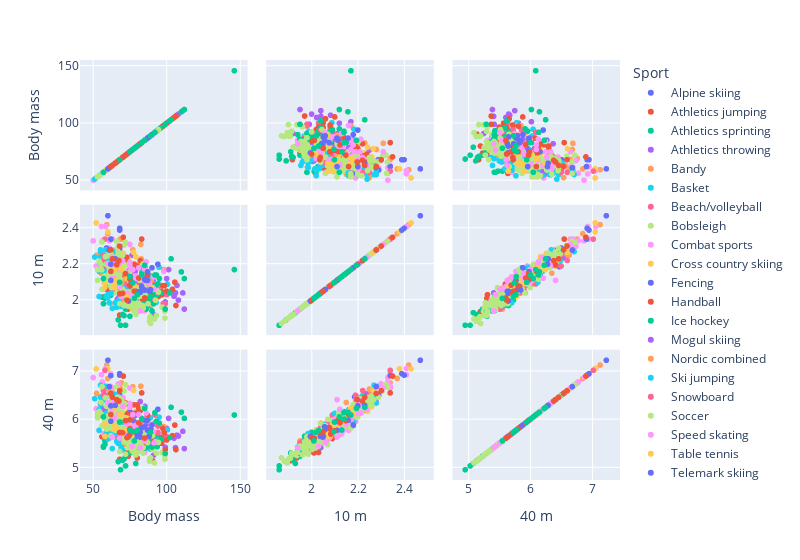

Here is the notebook cell this chart was saved with:
### Code cell
distances_bmi = px.scatter_matrix(bmi_40m_scatter, 
          dimensions=["Body mass","10 m","40 m"],
          color="Sport", 
          width=800)

distances_bmi.show()

### Figure 1 — Plotly figure (JSON) as saved in the notebook; plotly's stock layout.template omitted (floating-point values rounded to 4 significant figures; data arrays with more than 128 entries replaced by an {"elided": "..."} marker saying what was removed)
{"data": [{"dimensions": [{"axis": {"matches": true}, "label": "Body mass", "values": [77.0, 81.0, 81.0, 82.0, 83.0, 85.0, 85.0, 85.0, 86.0, 86.0, 87.0, 87.0, 92.0, 55.9, 64.3, 64.6, 65.0, 66.5, 67.0, 68.0, 68.0, 69.8, 71.1]}, {"axis": {"matches": true}, "label": "10 m", "values": [2.019, 2.044, 2.096, 2.052, 2.105, 1.983, 2.039, 1.989, 2.137, 2.025, 2.011, 2.017, 2.037, 2.186, 2.192, 2.217, 2.11, 2.203, 2.186, 2.129, 2.288, 2.204, 2.228]}, {"axis": {"matches": true}, "label": "40 m", "values": [5.636, 5.645, 5.787, 5.667, 5.825, 5.452, 5.585, 5.512, 5.86, 5.434, 5.552, 5.715, 5.68, 6.47, 6.197, 6.403, 5.95, 6.387, 6.319, 5.974, 6.507, 6.399, 6.341]}], "hovertemplate": "Sport=Alpine skiing<br>%{xaxis.title.text}=%{x}<br>%{yaxis.title.text}=%{y}<extra></extra>", "legendgroup": "Alpine skiing", "marker": {"color": "#636efa", "symbol": "circle"}, "name": "Alpine skiing", "showlegend": true, "type": "splom"}, {"dimensions": [{"axis": {"matches": true}, "label": "Body mass", "values": [68.0, 72.0, 73.8, 75.0, 75.0, 78.3, 80.0, 84.2, 90.4, 56.0, 59.0, 59.3, 60.0, 61.0, 61.0, 61.9, 65.0]}, {"axis": {"matches": true}, "label": "10 m", "values": [1.917, 2.01, 1.95, 1.98, 1.97, 2.03, 1.936, 2.03, 1.91, 2.017, 2.06, 2.09, 2.176, 2.171, 2.119, 2.04, 2.09]}, {"axis": {"matches": true}, "label": "40 m", "values": [5.168, 5.3, 5.23, 5.433, 5.31, 5.31, 5.196, 5.43, 5.14, 5.64, 5.694, 5.6, 6.113, 6.014, 5.893, 5.65, 5.68]}], "hovertemplate": "Sport=Athletics jumping<br>%{xaxis.title.text}=%{x}<br>%{yaxis.title.text}=%{y}<extra></extra>", "legendgroup": "Athletics jumping", "marker": {"color": "#EF553B", "symbol": "circle"}, "name": "Athletics jumping", "showlegend": true, "type": "splom"}, {"dimensions": [{"axis": {"matches": true}, "label": "Body mass", "values": [67.0, 68.6, 70.0, 71.0, 72.0, 72.0, 75.0, 79.0, 57.0, 57.0, 58.0, 58.0, 62.0]}, {"axis": {"matches": true}, "label": "10 m", "values": [1.89, 1.86, 1.92, 1.914, 1.95, 1.86, 1.91, 1.93, 1.98, 1.98, 2.011, 2.02, 2.028]}, {"axis": {"matches": true}, "label": "40 m", "values": [5.12, 4.95, 5.15, 5.175, 5.23, 5.03, 5.3, 5.081, 5.44, 5.42, 5.48, 5.55, 5.641]}], "hovertemplate": "Sport=Athletics sprinting<br>%{xaxis.title.text}=%{x}<br>%{yaxis.title.text}=%{y}<extra></extra>", "legendgroup": "Athletics sprinting", "marker": {"color": "#00cc96", "symbol": "circle"}, "name": "Athletics sprinting", "showlegend": true, "type": "splom"}, {"dimensions": [{"axis": {"matches": true}, "label": "Body mass", "values": [83.0, 90.0, 90.7, 91.0, 97.0, 99.0, 100.0, 101.3, 105.0, 106.0, 107.0, 108.0, 111.0, 112.0, 63.7, 66.0, 71.2, 75.0, 76.0, 76.1, 76.4, 78.8, 82.0, 85.2]}, {"axis": {"matches": true}, "label": "10 m", "values": [1.968, 2.0, 2.11, 1.92, 2.032, 1.99, 2.12, 2.17, 2.022, 2.04, 2.082, 2.0, 2.04, 1.95, 2.06, 2.18, 2.1, 2.17, 2.18, 2.08, 2.25, 2.17, 2.22, 2.18]}, {"axis": {"matches": true}, "label": "40 m", "values": [5.47, 5.48, 5.68, 5.25, 5.569, 5.42, 5.81, 6.02, 5.607, 5.41, 5.67, 5.652, 5.75, 5.39, 5.72, 6.05, 6.02, 5.93, 6.02, 5.98, 6.3, 6.16, 6.37, 6.27]}], "hovertemplate": "Sport=Athletics throwing<br>%{xaxis.title.text}=%{x}<br>%{yaxis.title.text}=%{y}<extra></extra>", "legendgroup": "Athletics throwing", "marker": {"color": "#ab63fa", "symbol": "circle"}, "name": "Athletics throwing", "showlegend": true, "type": "splom"}, {"dimensions": [{"axis": {"matches": true}, "label": "Body mass", "values": [64.5, 66.3, 69.0, 69.4, 69.7, 71.5, 71.6, 72.2, 72.3, 75.1, 76.7, 77.3, 77.4, 77.5, 79.2, 79.7, 82.1, 82.7, 83.1, 84.3, 89.5, 91.7, 98.0, 52.3, 55.3, 57.2, 59.2, 59.9, 60.2, 61.8, 62.9, 68.2, 68.3, 69.2, 77.0, 82.4]}, {"axis": {"matches": true}, "label": "10 m", "values": [2.09, 2.04, 2.06, 2.17, 2.13, 2.11, 2.11, 2.08, 2.06, 2.08, 2.09, 2.08, 2.05, 2.11, 2.04, 2.08, 1.95, 2.23, 2.15, 2.15, 2.11, 2.04, 2.17, 2.25, 2.15, 2.2, 2.42, 2.37, 2.25, 2.25, 2.25, 2.22, 2.34, 2.34, 2.28, 2.31]}, {"axis": {"matches": true}, "label": "40 m", "values": [5.8, 5.57, 5.74, 6.01, 5.8, 5.87, 5.91, 5.8, 5.64, 5.63, 5.8, 5.72, 5.8, 5.76, 5.62, 5.67, 5.55, 6.22, 6.0, 5.92, 5.89, 5.92, 5.85, 6.54, 6.35, 6.46, 7.13, 6.85, 6.63, 6.54, 6.57, 6.32, 6.65, 6.76, 6.68, 6.69]}], "hovertemplate": "Sport=Bandy<br>%{xaxis.title.text}=%{x}<br>%{yaxis.title.text}=%{y}<extra></extra>", "legendgroup": "Bandy", "marker": {"color": "#FFA15A", "symbol": "circle"}, "name": "Bandy", "showlegend": true, "type": "splom"}, {"dimensions": [{"axis": {"matches": true}, "label": "Body mass", "values": [69.9, 74.9, 77.7, 86.0, 88.0, 88.8, 88.8, 92.8, 94.8, 100.5]}, {"axis": {"matches": true}, "label": "10 m", "values": [2.017, 2.053, 2.114, 2.046, 1.996, 2.136, 1.968, 1.987, 2.183, 2.088]}, {"axis": {"matches": true}, "label": "40 m", "values": [5.624, 5.786, 5.97, 5.702, 5.561, 6.031, 5.38, 5.559, 6.046, 5.782]}], "hovertemplate": "Sport=Basket<br>%{xaxis.title.text}=%{x}<br>%{yaxis.title.text}=%{y}<extra></extra>", "legendgroup": "Basket", "marker": {"color": "#19d3f3", "symbol": "circle"}, "name": "Basket", "showlegend": true, "type": "splom"}, {"dimensions": [{"axis": {"matches": true}, "label": "Body mass", "values": [70.3, 71.2, 74.9, 81.5, 85.0, 85.5, 86.0, 86.0, 87.2, 87.2, 88.0, 88.0, 88.0, 89.4, 90.0, 90.1, 91.0, 92.0, 94.0, 94.5, 97.6, 99.0, 100.0]}, {"axis": {"matches": true}, "label": "10 m", "values": [2.12, 2.04, 2.09, 2.02, 2.08, 2.03, 2.12, 2.05, 2.06, 2.04, 1.98, 1.97, 2.06, 2.05, 2.0, 2.008, 1.98, 2.09, 2.08, 2.08, 1.98, 1.98, 2.03]}, {"axis": {"matches": true}, "label": "40 m", "values": [6.1, 5.84, 5.93, 5.64, 5.77, 5.76, 6.03, 5.85, 5.9, 5.71, 5.66, 5.59, 5.86, 5.8, 5.629, 5.59, 5.61, 6.09, 5.86, 5.91, 5.58, 5.61, 5.64]}], "hovertemplate": "Sport=Beach/volleyball<br>%{xaxis.title.text}=%{x}<br>%{yaxis.title.text}=%{y}<extra></extra>", "legendgroup": "Beach/volleyball", "marker": {"color": "#FF6692", "symbol": "circle"}, "name": "Beach/volleyball", "showlegend": true, "type": "splom"}, {"dimensions": [{"axis": {"matches": true}, "label": "Body mass", "values": [88.3, 88.5, 88.7, 90.3, 91.7, 93.0, 96.9, 98.8, 98.8]}, {"axis": {"matches": true}, "label": "10 m", "values": [1.882, 1.903, 1.908, 1.977, 1.895, 1.914, 1.961, 1.937, 1.9]}, {"axis": {"matches": true}, "label": "40 m", "values": [5.13, 5.185, 5.191, 5.38, 5.092, 5.295, 5.306, 5.247, 5.169]}], "hovertemplate": "Sport=Bobsleigh<br>%{xaxis.title.text}=%{x}<br>%{yaxis.title.text}=%{y}<extra></extra>", "legendgroup": "Bobsleigh", "marker": {"color": "#B6E880", "symbol": "circle"}, "name": "Bobsleigh", "showlegend": true, "type": "splom"}, {"dimensions": [{"axis": {"matches": true}, "label": "Body mass", "values": [57.1, 58.0, 58.0, 62.0, 63.0, 64.0, 64.5, 64.9, 66.0, 67.0, 67.0, 69.8, 71.0, 72.0, 73.2, 73.6, 74.0, 74.0, 75.0, 76.0, 79.8, 83.0, 84.0, 84.0, 84.1, 85.0, 85.0, 85.5, 87.9, 91.3, 95.0, 98.0, 50.0, 52.0, 55.6, 56.2, 57.0, 57.5, 58.5, 61.0, 61.0, 61.6, 62.0, 63.0, 63.0, 65.0, 67.2, 70.0, 70.3]}, {"axis": {"matches": true}, "label": "10 m", "values": [2.062, 2.12, 2.11, 2.08, 2.14, 2.039, 2.11, 2.17, 2.19, 2.08, 2.05, 2.24, 2.08, 1.97, 2.079, 2.105, 2.17, 2.02, 2.02, 1.97, 2.037, 2.17, 2.08, 2.06, 2.109, 2.06, 1.94, 2.0, 2.099, 2.06, 2.09, 2.16, 2.33, 2.19, 2.41, 2.33, 2.22, 2.17, 2.41, 2.33, 2.29, 2.34, 2.34, 2.34, 2.26, 2.28, 2.3, 2.26, 2.25]}, {"axis": {"matches": true}, "label": "40 m", "values": [5.705, 5.91, 6.41, 5.77, 5.91, 5.682, 5.87, 6.0, 5.95, 5.9, 5.78, 6.36, 5.84, 5.55, 5.702, 5.779, 6.18, 5.74, 5.62, 5.47, 5.603, 5.87, 5.78, 5.61, 5.859, 5.86, 5.31, 5.37, 5.887, 5.74, 5.7, 5.77, 6.87, 6.22, 6.93, 6.78, 6.41, 6.18, 7.06, 6.69, 6.69, 6.69, 6.95, 6.66, 6.41, 6.39, 6.74, 6.44, 6.45]}], "hovertemplate": "Sport=Combat sports<br>%{xaxis.title.text}=%{x}<br>%{yaxis.title.text}=%{y}<extra></extra>", "legendgroup": "Combat sports", "marker": {"color": "#FF97FF", "symbol": "circle"}, "name": "Combat sports", "showlegend": true, "type": "splom"}, {"dimensions": [{"axis": {"matches": true}, "label": "Body mass", "values": [66.0, 69.0, 70.5, 71.0, 72.0, 72.0, 72.0, 73.5, 74.0, 76.5, 78.0, 79.0, 79.0, 80.0, 80.0, 52.0, 53.0, 60.0, 60.0, 61.0, 63.0, 64.5, 66.0]}, {"axis": {"matches": true}, "label": "10 m", "values": [2.16, 2.121, 2.26, 2.06, 2.05, 2.148, 2.133, 2.14, 2.23, 1.95, 2.05, 1.98, 2.242, 2.0, 2.198, 2.43, 2.17, 2.16, 2.38, 2.28, 2.28, 2.25, 2.19]}, {"axis": {"matches": true}, "label": "40 m", "values": [6.05, 5.799, 6.262, 5.64, 5.75, 6.05, 5.979, 6.05, 6.176, 5.34, 5.77, 5.37, 6.166, 5.53, 6.286, 7.05, 6.12, 6.05, 7.05, 6.52, 6.5, 6.42, 6.4]}], "hovertemplate": "Sport=Cross country skiing<br>%{xaxis.title.text}=%{x}<br>%{yaxis.title.text}=%{y}<extra></extra>", "legendgroup": "Cross country skiing", "marker": {"color": "#FECB52", "symbol": "circle"}, "name": "Cross country skiing", "showlegend": true, "type": "splom"}, {"dimensions": [{"axis": {"matches": true}, "label": "Body mass", "values": [68.7, 74.0, 74.1, 74.7, 75.0, 76.4, 78.0, 78.0, 78.0, 94.0, 59.0, 62.0, 66.0, 68.0, 68.0]}, {"axis": {"matches": true}, "label": "10 m", "values": [2.099, 2.07, 2.13, 2.16, 2.14, 2.124, 2.18, 2.192, 2.09, 2.2, 2.29, 2.34, 2.28, 2.4, 2.39]}, {"axis": {"matches": true}, "label": "40 m", "values": [5.878, 5.81, 5.95, 6.05, 6.16, 5.95, 6.08, 6.112, 5.94, 6.21, 6.5, 6.91, 6.44, 6.92, 6.95]}], "hovertemplate": "Sport=Fencing<br>%{xaxis.title.text}=%{x}<br>%{yaxis.title.text}=%{y}<extra></extra>", "legendgroup": "Fencing", "marker": {"color": "#636efa", "symbol": "circle"}, "name": "Fencing", "showlegend": true, "type": "splom"}, {"dimensions": [{"axis": {"matches": true}, "label": "Body mass", "values": [77.7, 79.4, 83.7, 84.5, 85.0, 85.3, 86.7, 89.0, 94.4, 96.2, 96.6, 97.4, 98.4, 99.0, 100.0, 103.9, 105.5, 106.3, 61.0, 63.0, 66.0, 66.0, 66.0, 67.4, 68.0, 68.0, 69.0, 69.5, 69.6, 70.0, 71.0, 71.0, 71.5, 72.0, 72.0, 72.0, 72.8, 73.4, 73.4, 75.0, 77.0, 77.5, 78.0, 78.1, 79.0, 80.0, 81.0, 82.0, 83.0, 87.0]}, {"axis": {"matches": true}, "label": "10 m", "values": [1.986, 2.01, 2.0, 1.972, 2.04, 2.0, 2.06, 2.03, 2.02, 2.05, 2.03, 2.08, 2.08, 1.95, 2.05, 2.06, 2.1, 1.97, 2.04, 2.08, 2.11, 2.12, 2.23, 2.18, 2.15, 2.04, 2.12, 2.15, 2.12, 2.03, 2.09, 2.15, 2.22, 2.04, 2.15, 2.09, 2.239, 2.149, 2.0, 2.15, 2.2, 2.17, 2.2, 2.18, 2.18, 2.19, 2.18, 2.22, 2.34, 2.14]}, {"axis": {"matches": true}, "label": "40 m", "values": [5.624, 5.52, 5.53, 5.473, 5.69, 5.47, 5.54, 5.55, 5.53, 5.62, 5.5, 5.81, 5.72, 5.37, 5.57, 5.66, 5.88, 5.37, 5.69, 5.83, 5.96, 6.04, 6.24, 6.21, 6.08, 5.66, 5.91, 6.02, 5.88, 5.55, 5.93, 6.1, 6.35, 5.69, 5.88, 5.9, 6.328, 6.118, 5.52, 6.02, 6.12, 6.07, 6.3, 6.1, 6.13, 6.3, 6.23, 6.18, 6.55, 6.08]}], "hovertemplate": "Sport=Handball<br>%{xaxis.title.text}=%{x}<br>%{yaxis.title.text}=%{y}<extra></extra>", "legendgroup": "Handball", "marker": {"color": "#EF553B", "symbol": "circle"}, "name": "Handball", "showlegend": true, "type": "splom"}, {"dimensions": [{"axis": {"matches": true}, "label": "Body mass", "values": [75.5, 77.0, 79.0, 80.0, 80.5, 81.5, 83.0, 83.0, 83.0, 83.5, 86.0, 86.0, 86.5, 87.0, 87.0, 88.0, 88.0, 88.0, 88.0, 89.0, 90.0, 91.0, 92.0, 92.0, 92.5, 93.0, 93.0, 93.5, 94.0, 95.0, 96.0, 99.0, 102.0, 112.0]}, {"axis": {"matches": true}, "label": "10 m", "values": [2.02, 1.98, 2.03, 2.02, 1.94, 2.18, 2.03, 2.08, 2.15, 1.98, 1.95, 1.97, 1.98, 2.03, 1.98, 2.051, 2.0, 2.08, 2.0, 2.06, 1.94, 1.98, 2.08, 2.046, 2.03, 2.04, 2.14, 2.03, 2.09, 2.12, 2.04, 1.95, 2.04, 2.12]}, {"axis": {"matches": true}, "label": "40 m", "values": [5.5, 5.37, 5.61, 5.43, 5.38, 5.87, 5.59, 5.81, 6.02, 5.35, 5.41, 5.65, 5.43, 5.62, 5.59, 5.64, 5.59, 5.73, 5.73, 5.68, 5.42, 5.49, 5.67, 5.658, 5.66, 5.68, 5.96, 5.43, 5.721, 5.92, 5.59, 5.29, 5.62, 6.02]}], "hovertemplate": "Sport=Ice hockey<br>%{xaxis.title.text}=%{x}<br>%{yaxis.title.text}=%{y}<extra></extra>", "legendgroup": "Ice hockey", "marker": {"color": "#00cc96", "symbol": "circle"}, "name": "Ice hockey", "showlegend": true, "type": "splom"}, {"dimensions": [{"axis": {"matches": true}, "label": "Body mass", "values": [64.6, 66.5, 67.0, 67.7, 67.8, 69.0, 69.8, 74.0, 75.0, 77.0, 78.0, 79.0, 79.4, 86.0, 55.4, 58.0, 61.9, 65.9, 78.6]}, {"axis": {"matches": true}, "label": "10 m", "values": [2.114, 2.005, 2.01, 2.014, 2.06, 2.012, 2.051, 2.05, 2.06, 2.08, 2.054, 2.09, 2.0, 2.1, 2.201, 2.17, 2.235, 2.12, 2.16]}, {"axis": {"matches": true}, "label": "40 m", "values": [5.721, 5.519, 5.61, 5.639, 5.665, 5.588, 5.763, 5.69, 5.62, 5.69, 5.699, 5.91, 5.46, 5.873, 6.238, 6.2, 6.528, 5.92, 6.081]}], "hovertemplate": "Sport=Mogul skiing<br>%{xaxis.title.text}=%{x}<br>%{yaxis.title.text}=%{y}<extra></extra>", "legendgroup": "Mogul skiing", "marker": {"color": "#ab63fa", "symbol": "circle"}, "name": "Mogul skiing", "showlegend": true, "type": "splom"}, {"dimensions": [{"axis": {"matches": true}, "label": "Body mass", "values": [61.5, 63.0, 65.0, 66.0, 67.0, 67.0, 68.0, 68.0, 69.0, 69.0, 70.0, 70.0, 71.0, 71.0, 71.0, 72.0, 72.0, 72.0, 72.0, 72.5, 73.0, 80.5]}, {"axis": {"matches": true}, "label": "10 m", "values": [1.982, 2.11, 2.06, 2.12, 1.99, 2.116, 2.066, 2.04, 1.99, 2.061, 2.0, 2.015, 1.985, 1.972, 2.096, 2.02, 2.03, 2.118, 2.09, 1.976, 2.068, 2.058]}, {"axis": {"matches": true}, "label": "40 m", "values": [5.616, 5.94, 5.75, 5.84, 5.57, 5.99, 5.547, 5.69, 5.49, 5.826, 5.56, 5.568, 5.507, 5.479, 5.915, 5.71, 5.62, 5.679, 5.8, 5.497, 5.782, 5.769]}], "hovertemplate": "Sport=Nordic combined<br>%{xaxis.title.text}=%{x}<br>%{yaxis.title.text}=%{y}<extra></extra>", "legendgroup": "Nordic combined", "marker": {"color": "#FFA15A", "symbol": "circle"}, "name": "Nordic combined", "showlegend": true, "type": "splom"}, {"dimensions": [{"axis": {"matches": true}, "label": "Body mass", "values": [54.0, 58.0, 58.0, 59.0, 59.0, 60.0, 60.0, 60.0, 61.0, 62.0, 63.0, 63.0, 63.0, 64.0, 64.0, 65.0, 65.0, 65.0, 66.0, 67.0, 68.0, 69.0, 70.0, 70.5, 71.0, 71.0, 72.0, 74.0, 51.0, 54.0, 55.0, 55.0, 55.0, 55.0, 56.0, 58.0, 58.5, 60.0, 62.0]}, {"axis": {"matches": true}, "label": "10 m", "values": [2.02, 2.155, 2.1, 2.1, 2.02, 2.029, 2.031, 2.014, 1.985, 2.038, 2.116, 2.09, 1.954, 2.061, 2.183, 2.071, 1.985, 2.27, 1.96, 1.987, 2.007, 1.966, 1.965, 2.023, 2.06, 2.07, 2.054, 2.056, 2.24, 2.16, 2.27, 2.28, 2.24, 2.2, 2.23, 2.23, 2.28, 2.22, 2.19]}, {"axis": {"matches": true}, "label": "40 m", "values": [5.77, 5.97, 5.9, 6.124, 5.71, 5.589, 5.605, 5.613, 5.619, 5.682, 6.133, 6.02, 5.391, 5.758, 5.964, 5.742, 5.703, 6.52, 5.54, 5.499, 5.57, 5.417, 5.367, 5.622, 5.89, 5.77, 5.736, 5.684, 6.43, 6.2, 6.71, 6.34, 6.46, 6.31, 6.37, 6.42, 6.69, 6.49, 6.5]}], "hovertemplate": "Sport=Ski jumping<br>%{xaxis.title.text}=%{x}<br>%{yaxis.title.text}=%{y}<extra></extra>", "legendgroup": "Ski jumping", "marker": {"color": "#19d3f3", "symbol": "circle"}, "name": "Ski jumping", "showlegend": true, "type": "splom"}, {"dimensions": [{"axis": {"matches": true}, "label": "Body mass", "values": [65.0, 73.0, 77.0, 77.5, 78.0, 80.0, 80.0, 82.0, 94.0, 57.0, 57.0, 58.0, 60.0, 65.0]}, {"axis": {"matches": true}, "label": "10 m", "values": [2.06, 2.09, 1.98, 2.08, 1.95, 2.06, 2.079, 2.07, 2.04, 2.25, 2.221, 2.34, 2.19, 2.193]}, {"axis": {"matches": true}, "label": "40 m", "values": [5.81, 6.03, 5.58, 5.76, 5.51, 5.69, 5.814, 5.89, 5.725, 6.5, 6.598, 7.02, 6.5, 6.411]}], "hovertemplate": "Sport=Snowboard<br>%{xaxis.title.text}=%{x}<br>%{yaxis.title.text}=%{y}<extra></extra>", "legendgroup": "Snowboard", "marker": {"color": "#FF6692", "symbol": "circle"}, "name": "Snowboard", "showlegend": true, "type": "splom"}, {"dimensions": [{"axis": {"matches": true}, "label": "Body mass", "values": {"elided": "149 float values"}}, {"axis": {"matches": true}, "label": "10 m", "values": {"elided": "149 float values"}}, {"axis": {"matches": true}, "label": "40 m", "values": {"elided": "149 float values"}}], "hovertemplate": "Sport=Soccer<br>%{xaxis.title.text}=%{x}<br>%{yaxis.title.text}=%{y}<extra></extra>", "legendgroup": "Soccer", "marker": {"color": "#B6E880", "symbol": "circle"}, "name": "Soccer", "showlegend": true, "type": "splom"}, {"dimensions": [{"axis": {"matches": true}, "label": "Body mass", "values": [63.0, 64.0, 68.0, 69.0, 73.0, 73.0, 75.0, 76.5, 77.0, 79.0, 79.0, 79.0, 80.0, 81.0, 82.0, 83.5, 85.0, 85.0, 86.0, 88.0, 91.0, 91.5, 60.0, 63.0, 63.0, 64.5, 64.5, 67.5, 68.0, 70.0, 75.0, 75.0, 75.0, 77.0]}, {"axis": {"matches": true}, "label": "10 m", "values": [2.11, 2.2, 2.076, 2.02, 2.15, 2.04, 2.1, 2.03, 2.099, 2.12, 2.13, 2.135, 2.12, 2.18, 1.94, 2.07, 2.172, 2.06, 2.213, 2.086, 2.13, 2.06, 2.204, 2.239, 2.122, 2.2, 2.12, 2.2, 2.17, 2.22, 2.209, 2.19, 2.31, 2.17]}, {"axis": {"matches": true}, "label": "40 m", "values": [5.63, 6.35, 5.61, 5.74, 5.9, 5.68, 6.0, 5.44, 5.859, 5.87, 5.7, 5.764, 5.73, 6.1, 5.41, 5.61, 6.003, 5.55, 6.132, 5.806, 5.75, 5.51, 6.347, 6.206, 6.211, 6.41, 6.02, 6.12, 6.12, 6.27, 6.331, 6.25, 6.65, 6.1]}], "hovertemplate": "Sport=Speed skating<br>%{xaxis.title.text}=%{x}<br>%{yaxis.title.text}=%{y}<extra></extra>", "legendgroup": "Speed skating", "marker": {"color": "#FF97FF", "symbol": "circle"}, "name": "Speed skating", "showlegend": true, "type": "splom"}, {"dimensions": [{"axis": {"matches": true}, "label": "Body mass", "values": [58.0, 58.0, 64.1, 64.2, 64.4, 65.7, 68.5, 69.4, 72.8, 73.5, 77.5, 78.0, 89.4]}, {"axis": {"matches": true}, "label": "10 m", "values": [2.092, 2.073, 2.088, 2.07, 2.17, 2.11, 2.179, 2.17, 2.02, 2.12, 2.266, 2.081, 2.07]}, {"axis": {"matches": true}, "label": "40 m", "values": [5.905, 5.643, 5.871, 5.81, 6.24, 5.82, 6.107, 6.1, 5.783, 6.02, 6.604, 5.672, 5.76]}], "hovertemplate": "Sport=Table tennis<br>%{xaxis.title.text}=%{x}<br>%{yaxis.title.text}=%{y}<extra></extra>", "legendgroup": "Table tennis", "marker": {"color": "#FECB52", "symbol": "circle"}, "name": "Table tennis", "showlegend": true, "type": "splom"}, {"dimensions": [{"axis": {"matches": true}, "label": "Body mass", "values": [74.0, 79.0, 80.0, 82.0, 82.0, 83.0, 85.0, 85.0, 87.0, 87.0, 88.0, 89.0, 90.0, 60.0, 61.0, 62.0, 62.0, 65.0]}, {"axis": {"matches": true}, "label": "10 m", "values": [1.995, 2.049, 2.038, 2.049, 2.043, 2.076, 2.056, 2.115, 2.11, 2.158, 2.05, 2.059, 2.18, 2.47, 2.279, 2.11, 2.2, 2.23]}, {"axis": {"matches": true}, "label": "40 m", "values": [5.644, 5.73, 5.643, 5.631, 5.733, 5.83, 5.845, 5.982, 5.771, 5.981, 5.65, 5.791, 5.882, 7.23, 6.679, 5.96, 6.28, 6.29]}], "hovertemplate": "Sport=Telemark skiing<br>%{xaxis.title.text}=%{x}<br>%{yaxis.title.text}=%{y}<extra></extra>", "legendgroup": "Telemark skiing", "marker": {"color": "#636efa", "symbol": "circle"}, "name": "Telemark skiing", "showlegend": true, "type": "splom"}, {"dimensions": [{"axis": {"matches": true}, "label": "Body mass", "values": [68.0, 70.0, 72.0, 73.0, 75.0, 75.0, 75.0, 76.0, 78.0, 81.0, 85.0, 62.0, 62.0, 63.0, 66.0, 67.5, 68.0, 70.5]}, {"axis": {"matches": true}, "label": "10 m", "values": [2.035, 2.038, 2.148, 2.0, 2.116, 2.083, 2.079, 2.1, 2.05, 2.123, 2.012, 2.16, 2.28, 2.23, 2.197, 2.22, 2.301, 2.35]}, {"axis": {"matches": true}, "label": "40 m", "values": [5.725, 5.719, 5.974, 5.62, 5.988, 5.692, 5.804, 5.76, 5.74, 5.929, 5.608, 6.1, 6.539, 6.46, 6.41, 6.38, 6.596, 6.9]}], "hovertemplate": "Sport=Tennis<br>%{xaxis.title.text}=%{x}<br>%{yaxis.title.text}=%{y}<extra></extra>", "legendgroup": "Tennis", "marker": {"color": "#EF553B", "symbol": "circle"}, "name": "Tennis", "showlegend": true, "type": "splom"}, {"dimensions": [{"axis": {"matches": true}, "label": "Body mass", "values": [57.0, 68.0, 75.0, 77.0, 78.0, 80.0, 83.0, 85.0, 89.0, 92.0, 103.0, 110.0, 146.0]}, {"axis": {"matches": true}, "label": "10 m", "values": [2.12, 2.099, 2.131, 2.096, 2.01, 2.03, 2.141, 2.194, 2.02, 2.14, 2.23, 2.157, 2.17]}, {"axis": {"matches": true}, "label": "40 m", "values": [6.05, 5.943, 5.777, 5.745, 5.55, 5.77, 6.006, 6.228, 5.73, 6.14, 6.25, 6.15, 6.09]}], "hovertemplate": "Sport=Weight/powerlifting<br>%{xaxis.title.text}=%{x}<br>%{yaxis.title.text}=%{y}<extra></extra>", "legendgroup": "Weight/powerlifting", "marker": {"color": "#00cc96", "symbol": "circle"}, "name": "Weight/powerlifting", "showlegend": true, "type": "splom"}], "layout": {"dragmode": "select", "legend": {"title": {"text": "Sport"}, "tracegroupgap": 0}, "margin": {"t": 60}, "width": 800}}
